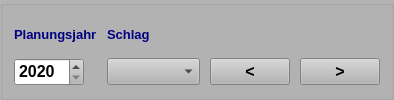
       <widget class="QGroupBox" name="groupBox">
        <property name="palette">
         <palette>
          <active>
           <colorrole role="Button">
            <brush brushstyle="SolidPattern">
             <color alpha="255">
              <red>180</red>
              <green>180</green>
              <blue>180</blue>
             </color>
            </brush>
           </colorrole>
           <colorrole role="Midlight">
            <brush brushstyle="SolidPattern">
             <color alpha="255">
              <red>217</red>
              <green>217</green>
              <blue>217</blue>
             </color>
            </brush>
           </colorrole>
           <colorrole role="Dark">
            <brush brushstyle="SolidPattern">
             <color alpha="255">
              <red>90</red>
              <green>90</green>
              <blue>90</blue>
             </color>
            </brush>
           </colorrole>
           <colorrole role="Mid">
            <brush brushstyle="SolidPattern">
             <color alpha="255">
              <red>120</red>
              <green>120</green>
              <blue>120</blue>
             </color>
            </brush>
           </colorrole>
           <colorrole role="Window">
            <brush brushstyle="SolidPattern">
             <color alpha="255">
              <red>180</red>
              <green>180</green>
              <blue>180</blue>
             </color>
            </brush>
           </colorrole>
           <colorrole role="Shadow">
            <brush brushstyle="SolidPattern">
             <color alpha="255">
              <red>0</red>
              <green>0</green>
              <blue>0</blue>
             </color>
            </brush>
           </colorrole>
           <colorrole role="AlternateBase">
            <brush brushstyle="SolidPattern">
             <color alpha="255">
              <red>217</red>
              <green>217</green>
              <blue>217</blue>
             </color>
            </brush>
           </colorrole>
          </active>
          <inactive>
           <colorrole role="Button">
            <brush brushstyle="SolidPattern">
             <color alpha="255">
              <red>180</red>
              <green>180</green>
              <blue>180</blue>
             </color>
            </brush>
           </colorrole>
           <colorrole role="Midlight">
            <brush brushstyle="SolidPattern">
             <color alpha="255">
              <red>217</red>
              <green>217</green>
              <blue>217</blue>
             </color>
            </brush>
           </colorrole>
           <colorrole role="Dark">
            <brush brushstyle="SolidPattern">
             <color alpha="255">
              <red>90</red>
              <green>90</green>
              <blue>90</blue>
             </color>
            </brush>
           </colorrole>
           <colorrole role="Mid">
            <brush brushstyle="SolidPattern">
             <color alpha="255">
              <red>120</red>
              <green>120</green>
              <blue>120</blue>
             </color>
            </brush>
           </colorrole>
           <colorrole role="Window">
            <brush brushstyle="SolidPattern">
             <color alpha="255">
              <red>180</red>
              <green>180</green>
              <blue>180</blue>
             </color>
            </brush>
           </colorrole>
           <colorrole role="Shadow">
            <brush brushstyle="SolidPattern">
             <color alpha="255">
              <red>0</red>
              <green>0</green>
              <blue>0</blue>
             </color>
            </brush>
           </colorrole>
           <colorrole role="AlternateBase">
            <brush brushstyle="SolidPattern">
             <color alpha="255">
              <red>217</red>
              <green>217</green>
              <blue>217</blue>
             </color>
            </brush>
           </colorrole>
          </inactive>
          <disabled>
           <colorrole role="Button">
            <brush brushstyle="SolidPattern">
             <color alpha="255">
              <red>180</red>
              <green>180</green>
              <blue>180</blue>
             </color>
            </brush>
           </colorrole>
           <colorrole role="Midlight">
            <brush brushstyle="SolidPattern">
             <color alpha="255">
              <red>217</red>
              <green>217</green>
              <blue>217</blue>
             </color>
            </brush>
           </colorrole>
           <colorrole role="Dark">
            <brush brushstyle="SolidPattern">
             <color alpha="255">
              <red>90</red>
              <green>90</green>
              <blue>90</blue>
             </color>
            </brush>
           </colorrole>
           <colorrole role="Mid">
            <brush brushstyle="SolidPattern">
             <color alpha="255">
              <red>120</red>
              <green>120</green>
              <blue>120</blue>
             </color>
            </brush>
           </colorrole>
           <colorrole role="Window">
            <brush brushstyle="SolidPattern">
             <color alpha="255">
              <red>180</red>
              <green>180</green>
              <blue>180</blue>
             </color>
            </brush>
           </colorrole>
           <colorrole role="Shadow">
            <brush brushstyle="SolidPattern">
             <color alpha="255">
              <red>0</red>
              <green>0</green>
              <blue>0</blue>
             </color>
            </brush>
           </colorrole>
           <colorrole role="AlternateBase">
            <brush brushstyle="SolidPattern">
             <color alpha="255">
              <red>180</red>
              <green>180</green>
              <blue>180</blue>
             </color>
            </brush>
           </colorrole>
          </disabled>
         </palette>
        </property>
        <property name="font">
         <font>
          <family>System</family>
          <pointsize>12</pointsize>
          <weight>75</weight>
          <bold>true</bold>
         </font>
        </property>
        <property name="autoFillBackground">
         <bool>true</bool>
        </property>
        <property name="title">
         <string/>
        </property>
        <layout class="QVBoxLayout" name="verticalLayout_4">
         <item>
          <layout class="QGridLayout" name="gridLayout_2" columnstretch="10,60,1,1" columnminimumwidth="0,0,0,0">
           <property name="horizontalSpacing">
            <number>10</number>
           </property>
           <item row="0" column="0">
            <widget class="QLabel" name="label_2">
             <property name="font">
              <font>
               <family>System</family>
               <pointsize>12</pointsize>
               <weight>75</weight>
               <bold>true</bold>
              </font>
             </property>
             <property name="text">
              <string>&lt;html&gt;&lt;head/&gt;&lt;body&gt;&lt;p&gt;&lt;span style=&quot; font-size:10pt; font-weight:600; color:#000080;&quot;&gt;Planungsjahr&lt;/span&gt;&lt;/p&gt;&lt;/body&gt;&lt;/html&gt;</string>
             </property>
            </widget>
           </item>
           <item row="0" column="1">
            <widget class="QLabel" name="label_39">
             <property name="font">
              <font>
               <family>System</family>
               <pointsize>12</pointsize>
               <weight>75</weight>
               <bold>true</bold>
              </font>
             </property>
             <property name="text">
              <string>&lt;html&gt;&lt;head/&gt;&lt;body&gt;&lt;p&gt;&lt;span style=&quot; font-size:10pt; font-weight:600; color:#000080;&quot;&gt;Schlag&lt;/span&gt;&lt;/p&gt;&lt;/body&gt;&lt;/html&gt;</string>
             </property>
            </widget>
           </item>
           <item row="1" column="0">
            <widget class="QSpinBox" name="spinBox">
             <property name="sizePolicy">
              <sizepolicy hsizetype="Preferred" vsizetype="Fixed">
               <horstretch>0</horstretch>
               <verstretch>0</verstretch>
              </sizepolicy>
             </property>
             <property name="minimumSize">
              <size>
               <width>70</width>
               <height>0</height>
              </size>
             </property>
             <property name="maximumSize">
              <size>
               <width>70</width>
               <height>16777215</height>
              </size>
             </property>
             <property name="font">
              <font>
               <family>System</family>
               <pointsize>12</pointsize>
               <weight>75</weight>
               <bold>true</bold>
              </font>
             </property>
             <property name="alignment">
              <set>Qt::AlignLeading|Qt::AlignLeft|Qt::AlignTop</set>
             </property>
             <property name="readOnly">
              <bool>false</bool>
             </property>
             <property name="minimum">
              <number>2020</number>
             </property>
             <property name="maximum">
              <number>2030</number>
             </property>
            </widget>
           </item>
           <item row="1" column="1">
            <widget class="QComboBox" name="comboBox">
             <property name="font">
              <font>
               <family>System</family>
               <pointsize>12</pointsize>
               <weight>75</weight>
               <bold>true</bold>
              </font>
             </property>
            </widget>
           </item>
           <item row="1" column="2">
            <widget class="QPushButton" name="pushButton_3">
             <property name="font">
              <font>
               <family>System</family>
               <pointsize>12</pointsize>
               <weight>75</weight>
               <bold>true</bold>
              </font>
             </property>
             <property name="text">
              <string>&lt;</string>
             </property>
            </widget>
           </item>
           <item row="1" column="3">
            <widget class="QPushButton" name="pushButton_2">
             <property name="font">
              <font>
               <family>System</family>
               <pointsize>12</pointsize>
               <weight>75</weight>
               <bold>true</bold>
              </font>
             </property>
             <property name="text">
              <string>&gt;</string>
             </property>
            </widget>
           </item>
          </layout>
         </item>
        </layout>
       </widget>
